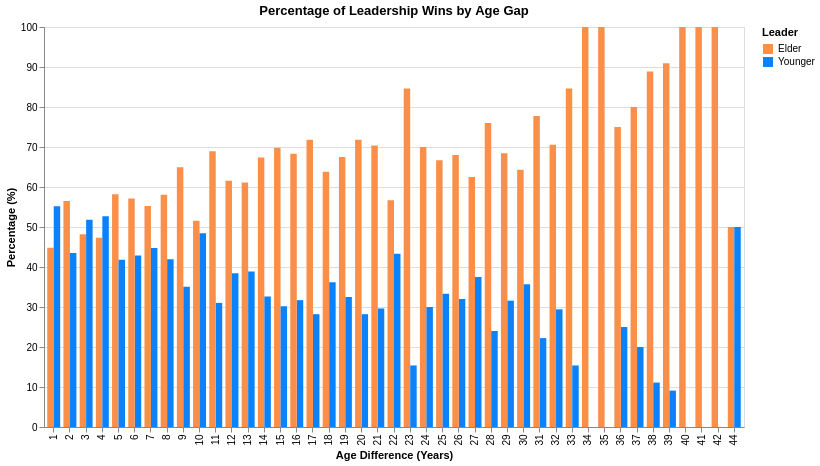

Notebook cell for this chart:
### Code cell
# Percentage of Leadership Wins by Age Gap
# เตรียมข้อมูล
df_convo = df.drop_duplicates(subset=['conversation_id'])
df_filtered = df_convo[df_convo['question_leader'].isin(['Elder', 'Younger'])]

counts = (
    df_filtered
    .groupby(['age_diff', 'question_leader'])
    .size()
    .reset_index(name='count')
)

total_per_diff = counts.groupby('age_diff')['count'].transform('sum')
counts['percentage'] = (counts['count'] / total_per_diff) * 100
counts = counts.sort_values('age_diff')

# สร้างกราฟ
bar = alt.Chart(counts).mark_bar().encode(
    x=alt.X('age_diff:O',
            title='Age Difference (Years)',
            sort='ascending'),
    xOffset='question_leader:N',
    y=alt.Y('percentage:Q',
            title='Percentage (%)'),
    color=alt.Color(
        'question_leader:N',
        scale=alt.Scale(
            domain=['Elder', 'Younger'],
            range=["#F98F49", "#0B82FA"]
        ),
        title='Leader'
    )
).properties(
    width=700,
    height=400,
    title='Percentage of Leadership Wins by Age Gap'
)

Percentage_of_Leadershi_Wins_by_Age_Gap_chart = bar
Percentage_of_Leadershi_Wins_by_Age_Gap_chart
# save เป็น png
#final_chart.save('/Users/kunanon/Desktop/STATxCUYear3/INFO VISUAL/chart1.png')

### Figure 1 — Vega-Lite specification as saved in the notebook (floating-point values rounded to 4 significant figures)
{"config": {"view": {"continuousWidth": 300, "continuousHeight": 300}}, "data": {"name": "data-c9148e510f4ae719ea9b7576a3b4ecb8"}, "mark": {"type": "bar"}, "encoding": {"color": {"field": "question_leader", "scale": {"domain": ["Elder", "Younger"], "range": ["#F98F49", "#0B82FA"]}, "title": "Leader", "type": "nominal"}, "x": {"field": "age_diff", "sort": "ascending", "title": "Age Difference (Years)", "type": "ordinal"}, "xOffset": {"field": "question_leader", "type": "nominal"}, "y": {"field": "percentage", "title": "Percentage (%)", "type": "quantitative"}}, "height": 400, "title": "Percentage of Leadership Wins by Age Gap", "width": 700, "$schema": "https://vega.github.io/schema/vega-lite/v6.1.0.json", "datasets": {"data-c9148e510f4ae719ea9b7576a3b4ecb8": [{"age_diff": 1.0, "question_leader": "Elder", "count": 39, "percentage": 44.83}, {"age_diff": 1.0, "question_leader": "Younger", "count": 48, "percentage": 55.17}, {"age_diff": 2.0, "question_leader": "Elder", "count": 52, "percentage": 56.52}, {"age_diff": 2.0, "question_leader": "Younger", "count": 40, "percentage": 43.48}, {"age_diff": 3.0, "question_leader": "Elder", "count": 40, "percentage": 48.19}, {"age_diff": 3.0, "question_leader": "Younger", "count": 43, "percentage": 51.81}, {"age_diff": 4.0, "question_leader": "Elder", "count": 44, "percentage": 47.31}, {"age_diff": 4.0, "question_leader": "Younger", "count": 49, "percentage": 52.69}, {"age_diff": 5.0, "question_leader": "Elder", "count": 39, "percentage": 58.21}, {"age_diff": 5.0, "question_leader": "Younger", "count": 28, "percentage": 41.79}, {"age_diff": 6.0, "question_leader": "Younger", "count": 24, "percentage": 42.86}, {"age_diff": 6.0, "question_leader": "Elder", "count": 32, "percentage": 57.14}, {"age_diff": 7.0, "question_leader": "Elder", "count": 37, "percentage": 55.22}, {"age_diff": 7.0, "question_leader": "Younger", "count": 30, "percentage": 44.78}, {"age_diff": 8.0, "question_leader": "Elder", "count": 36, "percentage": 58.06}, {"age_diff": 8.0, "question_leader": "Younger", "count": 26, "percentage": 41.94}, {"age_diff": 9.0, "question_leader": "Elder", "count": 37, "percentage": 64.91}, {"age_diff": 9.0, "question_leader": "Younger", "count": 20, "percentage": 35.09}, {"age_diff": 10.0, "question_leader": "Elder", "count": 33, "percentage": 51.56}, {"age_diff": 10.0, "question_leader": "Younger", "count": 31, "percentage": 48.44}, {"age_diff": 11.0, "question_leader": "Younger", "count": 18, "percentage": 31.03}, {"age_diff": 11.0, "question_leader": "Elder", "count": 40, "percentage": 68.97}, {"age_diff": 12.0, "question_leader": "Elder", "count": 32, "percentage": 61.54}, {"age_diff": 12.0, "question_leader": "Younger", "count": 20, "percentage": 38.46}, {"age_diff": 13.0, "question_leader": "Elder", "count": 33, "percentage": 61.11}, {"age_diff": 13.0, "question_leader": "Younger", "count": 21, "percentage": 38.89}, {"age_diff": 14.0, "question_leader": "Elder", "count": 33, "percentage": 67.35}, {"age_diff": 14.0, "question_leader": "Younger", "count": 16, "percentage": 32.65}, {"age_diff": 15.0, "question_leader": "Elder", "count": 37, "percentage": 69.81}, {"age_diff": 15.0, "question_leader": "Younger", "count": 16, "percentage": 30.19}, {"age_diff": 16.0, "question_leader": "Younger", "count": 13, "percentage": 31.71}, {"age_diff": 16.0, "question_leader": "Elder", "count": 28, "percentage": 68.29}, {"age_diff": 17.0, "question_leader": "Elder", "count": 28, "percentage": 71.79}, {"age_diff": 17.0, "question_leader": "Younger", "count": 11, "percentage": 28.21}, {"age_diff": 18.0, "question_leader": "Elder", "count": 30, "percentage": 63.83}, {"age_diff": 18.0, "question_leader": "Younger", "count": 17, "percentage": 36.17}, {"age_diff": 19.0, "question_leader": "Elder", "count": 27, "percentage": 67.5}, {"age_diff": 19.0, "question_leader": "Younger", "count": 13, "percentage": 32.5}, {"age_diff": 20.0, "question_leader": "Younger", "count": 11, "percentage": 28.21}, {"age_diff": 20.0, "question_leader": "Elder", "count": 28, "percentage": 71.79}, {"age_diff": 21.0, "question_leader": "Younger", "count": 8, "percentage": 29.63}, {"age_diff": 21.0, "question_leader": "Elder", "count": 19, "percentage": 70.37}, {"age_diff": 22.0, "question_leader": "Elder", "count": 17, "percentage": 56.67}, {"age_diff": 22.0, "question_leader": "Younger", "count": 13, "percentage": 43.33}, {"age_diff": 23.0, "question_leader": "Elder", "count": 22, "percentage": 84.62}, {"age_diff": 23.0, "question_leader": "Younger", "count": 4, "percentage": 15.38}, {"age_diff": 24.0, "question_leader": "Elder", "count": 14, "percentage": 70.0}, {"age_diff": 24.0, "question_leader": "Younger", "count": 6, "percentage": 30.0}, {"age_diff": 25.0, "question_leader": "Elder", "count": 16, "percentage": 66.67}, {"age_diff": 25.0, "question_leader": "Younger", "count": 8, "percentage": 33.33}, {"age_diff": 26.0, "question_leader": "Younger", "count": 8, "percentage": 32.0}, {"age_diff": 26.0, "question_leader": "Elder", "count": 17, "percentage": 68.0}, {"age_diff": 27.0, "question_leader": "Elder", "count": 15, "percentage": 62.5}, {"age_diff": 27.0, "question_leader": "Younger", "count": 9, "percentage": 37.5}, {"age_diff": 28.0, "question_leader": "Elder", "count": 19, "percentage": 76.0}, {"age_diff": 28.0, "question_leader": "Younger", "count": 6, "percentage": 24.0}, {"age_diff": 29.0, "question_leader": "Elder", "count": 13, "percentage": 68.42}, {"age_diff": 29.0, "question_leader": "Younger", "count": 6, "percentage": 31.58}, {"age_diff": 30.0, "question_leader": "Elder", "count": 9, "percentage": 64.29}, {"age_diff": 30.0, "question_leader": "Younger", "count": 5, "percentage": 35.71}, {"age_diff": 31.0, "question_leader": "Younger", "count": 2, "percentage": 22.22}, {"age_diff": 31.0, "question_leader": "Elder", "count": 7, "percentage": 77.78}, {"age_diff": 32.0, "question_leader": "Elder", "count": 12, "percentage": 70.59}, {"age_diff": 32.0, "question_leader": "Younger", "count": 5, "percentage": 29.41}, {"age_diff": 33.0, "question_leader": "Elder", "count": 11, "percentage": 84.62}, {"age_diff": 33.0, "question_leader": "Younger", "count": 2, "percentage": 15.38}, {"age_diff": 34.0, "question_leader": "Elder", "count": 6, "percentage": 100.0}, {"age_diff": 35.0, "question_leader": "Elder", "count": 4, "percentage": 100.0}, {"age_diff": 36.0, "question_leader": "Younger", "count": 2, "percentage": 25.0}, {"age_diff": 36.0, "question_leader": "Elder", "count": 6, "percentage": 75.0}, {"age_diff": 37.0, "question_leader": "Younger", "count": 1, "percentage": 20.0}, {"age_diff": 37.0, "question_leader": "Elder", "count": 4, "percentage": 80.0}, {"age_diff": 38.0, "question_leader": "Elder", "count": 8, "percentage": 88.89}, {"age_diff": 38.0, "question_leader": "Younger", "count": 1, "percentage": 11.11}, {"age_diff": 39.0, "question_leader": "Elder", "count": 10, "percentage": 90.91}, {"age_diff": 39.0, "question_leader": "Younger", "count": 1, "percentage": 9.091}, {"age_diff": 40.0, "question_leader": "Elder", "count": 4, "percentage": 100.0}, {"age_diff": 41.0, "question_leader": "Elder", "count": 3, "percentage": 100.0}, {"age_diff": 42.0, "question_leader": "Elder", "count": 2, "percentage": 100.0}, {"age_diff": 44.0, "question_leader": "Elder", "count": 1, "percentage": 50.0}, {"age_diff": 44.0, "question_leader": "Younger", "count": 1, "percentage": 50.0}]}}
